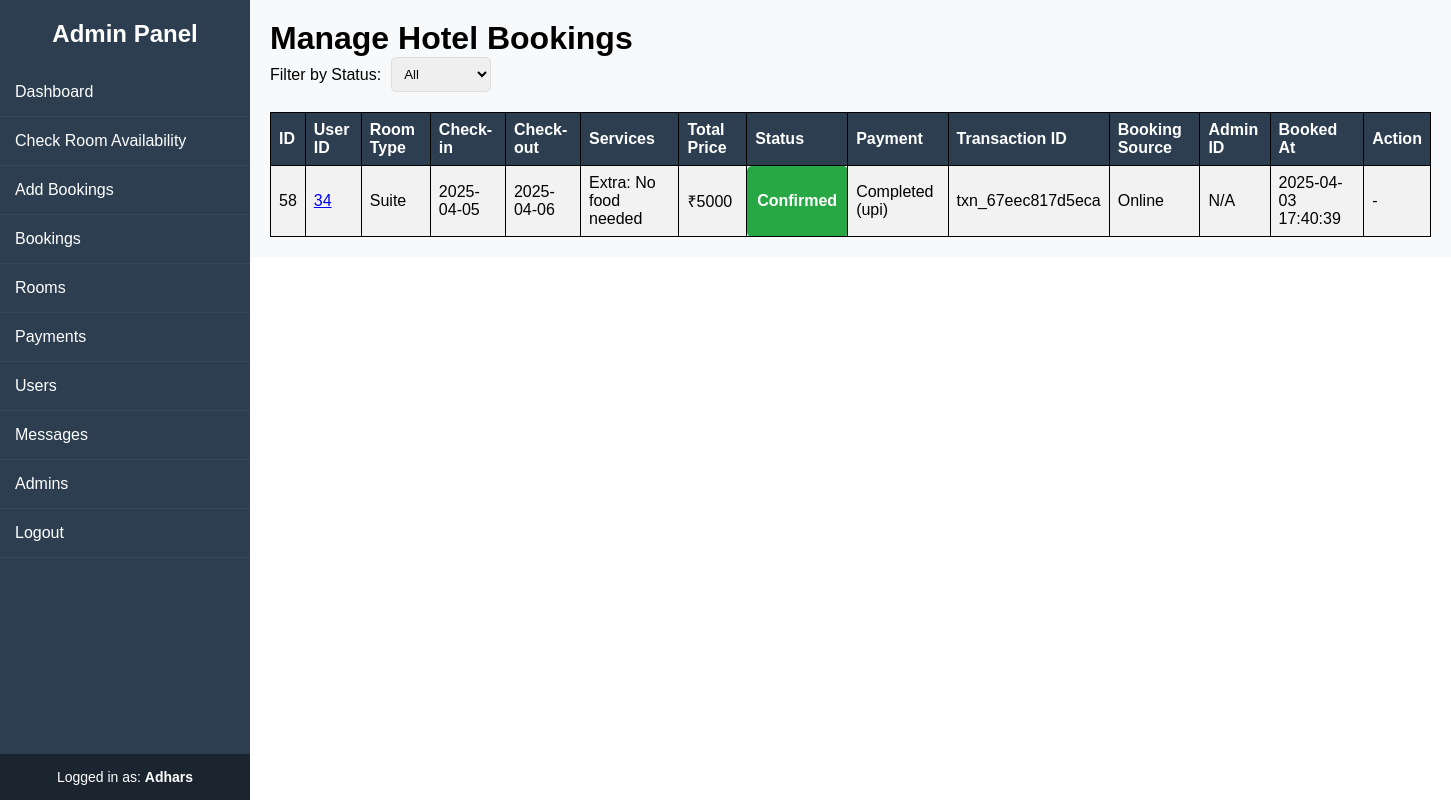
The page /admin/bookings.php (signed in) on the database as committed earlier.
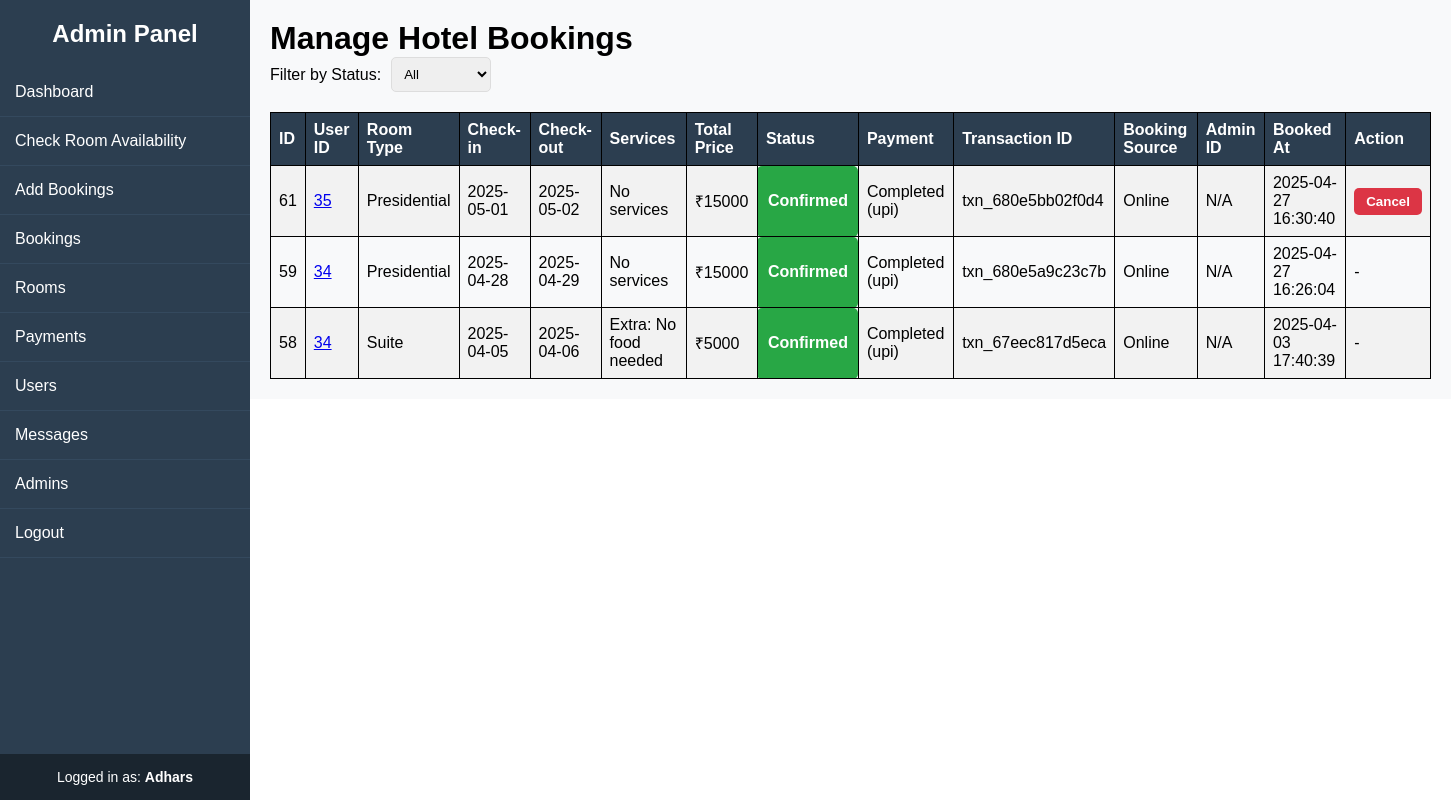
The same page on the database as committed later.
### tables this page shows
CREATE TABLE `bookings` (
  `booking_id` int(11) NOT NULL,
  `user_id` int(11) DEFAULT NULL,
  `room_id` int(11) NOT NULL,
  `check_in_date` date NOT NULL,
  `check_out_date` date NOT NULL,
  `total_price` decimal(10,0) NOT NULL,
  `status` enum('pending','confirmed','canceled') DEFAULT 'pending',
  `booked_at` timestamp NOT NULL DEFAULT current_timestamp() ON UPDATE current_timestamp(),
  `booking_source` enum('online','offline') DEFAULT 'online',
  `admin_id` int(11) DEFAULT NULL,
  `breakfast` enum('Yes','No') DEFAULT 'No',
  `breakfast_time` time DEFAULT NULL,
  `dinner` enum('Yes','No') DEFAULT 'No',
  `dinner_time` time DEFAULT NULL,
  `additional_services` text DEFAULT NULL
);

CREATE TABLE `rooms` (
  `room_id` int(11) NOT NULL,
  `room_type` varchar(50) NOT NULL
);

CREATE TABLE `payments` (
  `payment_id` int(11) NOT NULL,
  `user_id` int(11) NOT NULL,
  `booking_id` int(11) NOT NULL,
  `amount` decimal(10,2) NOT NULL,
  `payment_status` enum('pending','completed') DEFAULT 'pending',
  `payment_method` enum('credit_card','paypal','upi','cash') NOT NULL,
  `transaction_id` varchar(50) DEFAULT NULL,
  `created_at` timestamp NOT NULL DEFAULT current_timestamp()
);

### admin/bookings.php (the view, shortened to what this page needs)
<?php include '../includes/config.php'; ?>
<!DOCTYPE html>
<html lang="en">
<head>
    <link rel="stylesheet" href="../css/sidebar.css">
    <link rel="stylesheet" href="../css/table.css">
</head>
<body>
    <?php include 'inc/sidebar.php'; ?>
    <div class="content">
        <h1>Manage Hotel Bookings</h1>
        <form method="GET" class="filter-form">
            <label for="status">Filter by Status:</label>
            <select name="status" id="status" onchange="this.form.submit()">
                <option value="">All</option>
            </select>
        </form>
        <?php
        $status_filter = isset($_GET['status']) && $_GET['status'] != '' ? "WHERE b.status = '{$_GET['status']}'" : '';
        $query = "SELECT b.*, r.room_type,
                 p.payment_status, p.payment_method, p.transaction_id,
                 b.booking_source, b.admin_id
          FROM bookings b
          JOIN rooms r ON b.room_id = r.room_id
          LEFT JOIN payments p ON b.booking_id = p.booking_id
          $status_filter
          ORDER BY b.booked_at DESC";
        $result = $conn->query($query);
        if ($result->num_rows > 0) {
            echo "<table>
                    <tr>
                        <th>ID</th>
                        <th>User ID</th>
                        <th>Room Type</th>
                        <th>Check-in</th>
                        <th>Check-out</th>
                        <th>Services</th>
                        <th>Total Price</th>
                        <th>Status</th>
                        <th>Payment</th>
                        <th>Transaction ID</th>
                        <th>Booking Source</th>
                        <th>Admin ID</th>
                        <th>Booked At</th>
                        <th>Action</th>
                    </tr>";
            while ($row = $result->fetch_assoc()) {
                $services = [];
                if (!empty($row['additional_services'])) {
                    $services[] = "Extra: " . $row['additional_services'];
                }
                $services_display = !empty($services) ? implode(', ', $services) : 'No services';
                echo "<tr>
                        <td>{$row['booking_id']}</td>
                        <td><a href='users.php?search={$row['user_id']}' class='user-link'>{$row['user_id']}</a></td>
                        <td>{$row['room_type']}</td>
                        <td>{$row['check_in_date']}</td>
                        <td>{$row['check_out_date']}</td>
                        <td>{$services_display}</td>
                        <td>₹{$row['total_price']}</td>
                        <td class='status {$row['status']}'>" . ucfirst($row['status']) . "</td>
                        <td>";
                if (!empty($row['payment_status'])) {
                    echo ucfirst($row['payment_status']) . " (" . (!empty($row['payment_method']) ? $row['payment_method'] : "N/A") . ")";
                } elseif ($row['booking_source'] == 'offline') {
                    echo "Cash (Paid at Counter)";
                } else {
                    echo "N/A";
                }
                echo "</td>
                        <td>" . ($row['transaction_id'] ? $row['transaction_id'] : 'N/A') . "</td>
                        <td>" . ucfirst($row['booking_source']) . "</td>
                        <td>" . ($row['admin_id'] ? $row['admin_id'] : 'N/A') . "</td>
                        <td>{$row['booked_at']}</td>
                        <td>";
                if ($row['status'] == 'confirmed' && strtotime($row['check_in_date']) > time()) {
                    echo "<form action='cancel_booking.php' method='POST' onsubmit='return confirm(\"Cancel this booking?\")'>
                            <input type='hidden' name='booking_id' value='{$row['booking_id']}'>
                            <button type='submit' class='cancel-btn'>Cancel</button>
                        </form>";
                } else {
                    echo "-";
                }
                echo "</td></tr>";
            }
            echo "</table>";
        } else {
            echo "<p class='no-bookings'>No bookings found.</p>";
        }
        ?>
    </div>
</body>
</html>

### admin/inc/sidebar.php (shortened to what this page needs)
<div class="sidebar">
    <div>
        <h2>Admin Panel</h2>
        <ul>
            <li><a href="index.php">Dashboard</a></li>
            <li><a href="check_room.php">Check Room Availability</a></li>
            <li><a href="add_booking.php">Add Bookings</a></li>
            <li><a href="bookings.php">Bookings</a></li>
            <li><a href="rooms.php">Rooms</a></li>
            <li><a href="payments.php">Payments</a></li>
            <li><a href="users.php">Users</a></li>
            <li><a href="messages.php">Messages</a></li>
            <li><a href="admins.php">Admins</a></li>
            <li><a href="inc/logout.php">Logout</a></li>
        </ul>
    </div>
    <div class="admin-info">
        Logged in as: <strong><?php echo isset($_SESSION['admin_email']) ? $_SESSION['admin_name'] : 'Admin'; ?></strong>
    </div>
</div>

### css/sidebar.css (style rules this page uses)
* { margin: 0; padding: 0; box-sizing: border-box; font-family: Arial, sans-serif; }
body { display: flex; }
.sidebar { width: 250px; height: 100vh; background: #2c3e50; color: white; padding-top: 20px; position: fixed; display: flex; flex-direction: column; justify-content: space-between; }
.sidebar h2 { text-align: center; margin-bottom: 20px; }
.sidebar ul { list-style: none; padding: 0; flex-grow: 1; }
.sidebar ul li { border-bottom: 1px solid #34495e; }
.sidebar ul li a { display: block; padding: 15px; color: white; text-decoration: none; }
.admin-info { padding: 15px; background: #1a252f; text-align: center; font-size: 14px; }
.content { margin-left: 250px; padding: 20px; width: 100%; }

### css/table.css (style rules this page uses)
table { width: 100%; border-collapse: collapse; margin-top: 20px; }
table, th, td { border: 1px solid black; padding: 8px; text-align: left; }
th { background-color: #2c3e50; color: white; }
tr:nth-child(even) { background-color: #f2f2f2; }
.status { font-weight: bold; padding: 5px 10px; border-radius: 5px; text-transform: capitalize; }
.status.confirmed { background: #28a745; color: white; }
.cancel-btn { background: #dc3545; color: white; border: none; padding: 6px 12px; border-radius: 5px; cursor: pointer; font-weight: bold; }
.content { padding: 20px; background: #f8f9fa; }
.filter-form { margin-bottom: 15px; display: flex; align-items: center; gap: 10px; }
.filter-form select { padding: 8px; border: 1px solid #ddd; border-radius: 5px; cursor: pointer; }
form button { background:rgb(69, 69, 69); color: white; border: none; padding: 8px 15px; cursor: pointer; border-radius: 5px; transition: background 0.3s; }

Rows that differ between the two databases and show on the page:
added bookings: booking_id "61", user "35", room.room_type "Presidential", check_in_date "2025-05-01", check_out_date "2025-05-02", services_display "No services", total_price "15000", status "Confirmed", payments.payment_status "Completed", payments.payment_method "upi", payments.transaction_id "txn_680e5bb02f0d4", booking_source "Online", shows "N/A", booked_at "2025-04-27 16:30:40"
added bookings: booking_id "59", user "34", room.room_type "Presidential", check_in_date "2025-04-28", check_out_date "2025-04-29", services_display "No services", total_price "15000", status "Confirmed", payments.payment_status "Completed", payments.payment_method "upi", payments.transaction_id "txn_680e5a9c23c7b", booking_source "Online", shows "N/A", booked_at "2025-04-27 16:26:04"
